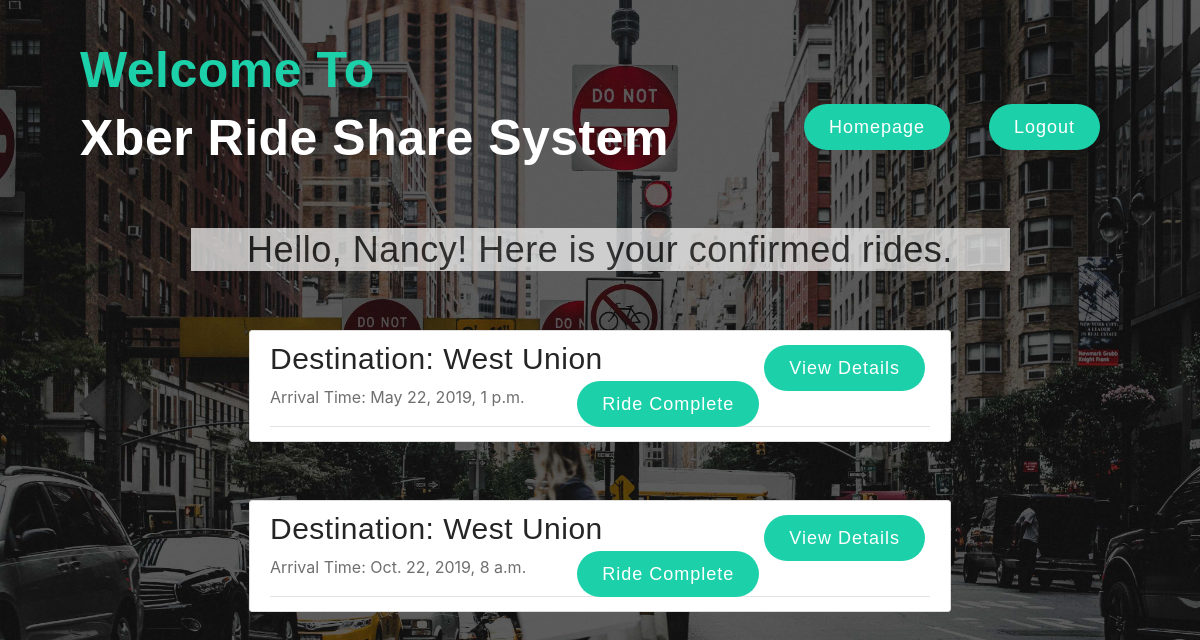
The app's page /rideService/driver/requests/confirmed (signed in) with its own data.
### rideService/models.py (models this page shows, shortened)
class Driver(models.Model):
    account = models.ForeignKey(User, on_delete=models.CASCADE)
    vehicle_type = models.CharField(max_length=200)
    license_number = models.CharField(max_length=200)
    max_passengers = models.IntegerField(
        default=1,
        validators=[
            MaxValueValidator(10),
            MinValueValidator(1)
        ]
    )
    special_info = models.TextField(blank=True)

class Request(models.Model):
    ride_owner = models.ForeignKey(User, on_delete=models.CASCADE)
    driver = models.ForeignKey('Driver', on_delete=models.SET_NULL, default=None, null=True)
    sharer = models.ForeignKey(User, on_delete=models.SET_NULL, default=None, null=True, related_name='sharer_request')
    destination = models.CharField(max_length=1000)
    arrival_time = models.DateTimeField()
    num_passengers = models.IntegerField(
        default=1,
        validators=[
            MaxValueValidator(10),
            MinValueValidator(1)
        ]
    )
    num_sharer = models.IntegerField(
        default=0,
        validators=[
            MaxValueValidator(10),
            MinValueValidator(0)
        ]
    )
    shareable = models.BooleanField(default=False)
    vehicle_type = models.CharField(max_length=200, null=True, blank=True)
    special_request = models.TextField(blank=True)
    status = models.CharField(max_length=1000)
    last_updated = models.DateTimeField(auto_now_add=True)

### rideService/views.py (the view)
# urls.py: path('driver/requests/confirmed', views.driverConfirmedRides, name='driver-confirmed-requests'),
@login_required
def driverConfirmedRides(request):
    thisDriver = Driver.objects.get(account=request.user)
    context = {
        'driver': thisDriver,
        'requests': Request.objects.filter(driver=thisDriver, status='confirmed')
    }
    return render(request, 'rideService/driver_confirmed_request.html', context)

### rideService/templates/rideService/driver_confirmed_request.html
{% extends "rideService/homeBase.html" %}
{% block content %}
{%if requests%}
<div style="font-size:50px; color:#000; margin-left: 15%; margin-right: 15%; background-color:#fff; opacity: 0.7;">
        <h2 style = "text-align:center;">Hello, {{driver.account.username}}! Here is your confirmed rides.</h2>
    </div>
    {% for request in requests %}
        <article class="media content-section" style="margin-right: 20%;margin-left: 20%; margin-top: 5%;">
            <div class="media-body">
                <div class="article-metadata">
                    <h3>Destination: {{ request.destination }}
                            <a style="margin-right: 5px; float:right;" class="btn btn-secondary btn-sm mt-1 mb-1" href="{% url 'driver-confirmed-request-detail' request.id %}">
                                View Details
                            </a>
                            <a style="margin-right: 5px; float:right;" class="btn btn-secondary btn-sm mt-1 mb-1" href="{% url 'complete-request' request.id %}">
                                Ride Complete
                            </a>
                        </h3>
                    <p class="article-content">Arrival Time: {{ request.arrival_time}}</p>
                </div>
            </div>
        </article>
    {% endfor %}
{%else%}
        <p style="margin-top:10%; font-size:30px; color:#ffffff;text-align:center;">No request Information Right Now, Find A New Request?<a style="position:relative;left:20px;" class="btn btn-secondary btn-sm mt-1 mb-1" href="{%url 'driver-requests'%}">Search Here!</a>></p>>
{%endif%}
{% endblock content %}

### rideService/static/css/styles.css (style rules this page uses)
body { background-image: url("background.jpeg"); background-size: 100% auto; background-color:#000000; color: #333333; margin-top: 5rem; }
h1, h2, h3, h4, h5, h6 { font-weight: normal; color: #252525; letter-spacing: 0.5px; font-family: 'Montserrat', sans-serif; }
h2 { font-size: 36px; }
h3 { font-size: 30px; }
p { font-weight: 400; color: #6f6f6f; line-height: 24px; text-rendering: optimizeLegibility; }
.content-section { background: #ffffff; padding: 10px 20px; border: 1px solid #dddddd; border-radius: 3px; margin-bottom: 20px; }
.article-content { white-space: pre-line; }
.article-metadata { padding-bottom: 1px; margin-bottom: 4px; border-bottom: 1px solid #e3e3e3 }
.btn { border: none; color: #fff; display: inline-block; padding: 0px 25px; font-weight: normal; font-size: 18px; border-radius: 30px; font-family: 'Montserrat', sans-serif; line-height: 46px; background: #1cd1aa; letter-spacing: 1px; position: relative; z-index: 1; }

### records on screen
Driver: account.username "Nancy"
Request: destination "West Union", arrival_time "May 22, 2019, 1 p.m."
Request: destination "West Union", arrival_time "Oct. 22, 2019, 8 a.m."
